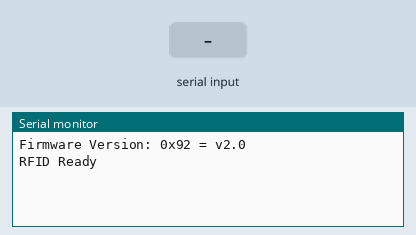
Recording of a sketch running on a simulated Arduino Uno, built with avr-gcc and run on an emulated ATmega328P. On the bench: the last lines printed to the serial monitor. The inputs (shaded band) are chosen by the test bench.

Above: at 1.2 s.
1.3 s: "READ\n" received over Serial
At 2.5 s:
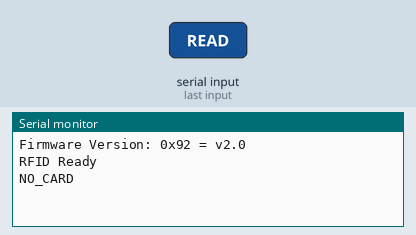
2.8 s: "WRITE\n" received over Serial
At 4.2 s:
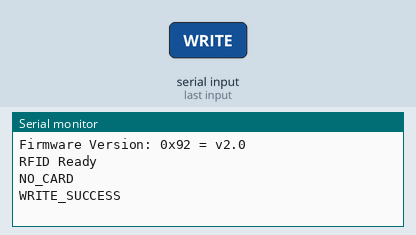

The sketch:

arduino.ino
```cpp
#include <SPI.h>
#include <MFRC522.h>

#define RST_PIN 9
#define SS_PIN 10

MFRC522 mfrc522(SS_PIN, RST_PIN);
String currentCard = "";
String storedData = "";

void setup()
{
    Serial.begin(9600);
    SPI.begin();
    mfrc522.PCD_Init();
    delay(4);
    mfrc522.PCD_DumpVersionToSerial();
    Serial.println("RFID Ready");
}

void loop()
{
    // Check for incoming commands
    if (Serial.available() > 0)
    {
        String command = Serial.readStringUntil('\n');
        command.trim();

        if (command == "READ")
        {
            readRFID();
        }
        else if (command.startsWith("WRITE"))
        {
            processWrite(command);
        }
    }
}

void readRFID()
{
    if (!mfrc522.PICC_IsNewCardPresent() || !mfrc522.PICC_ReadCardSerial())
    {
        Serial.println("NO_CARD");
        return;
    }

    String content = "";
    for (byte i = 0; i < mfrc522.uid.size; i++)
    {
        content.concat(String(mfrc522.uid.uidByte[i] < 0x10 ? "0" : ""));
        content.concat(String(mfrc522.uid.uidByte[i], HEX));
    }

    content.toUpperCase();
    Serial.println(content);
    delay(1000);
}

void processWrite(String command)
{
    // Format: WRITE,card_id,plate,balance
    int firstComma = command.indexOf(',');
    int secondComma = command.indexOf(',', firstComma + 1);
    int thirdComma = command.indexOf(',', secondComma + 1);

    String cardId = command.substring(firstComma + 1, secondComma);
    String plate = command.substring(secondComma + 1, thirdComma);
    String balance = command.substring(thirdComma + 1);

    storedData = cardId + "," + plate + "," + balance;
    Serial.println("WRITE_SUCCESS");
}
```

Measured:
- after the input at 1.3 s, the serial monitor: prints a new line at once (image 1)
- after the input at 2.8 s, the serial monitor: prints a new line at once (image 2)
